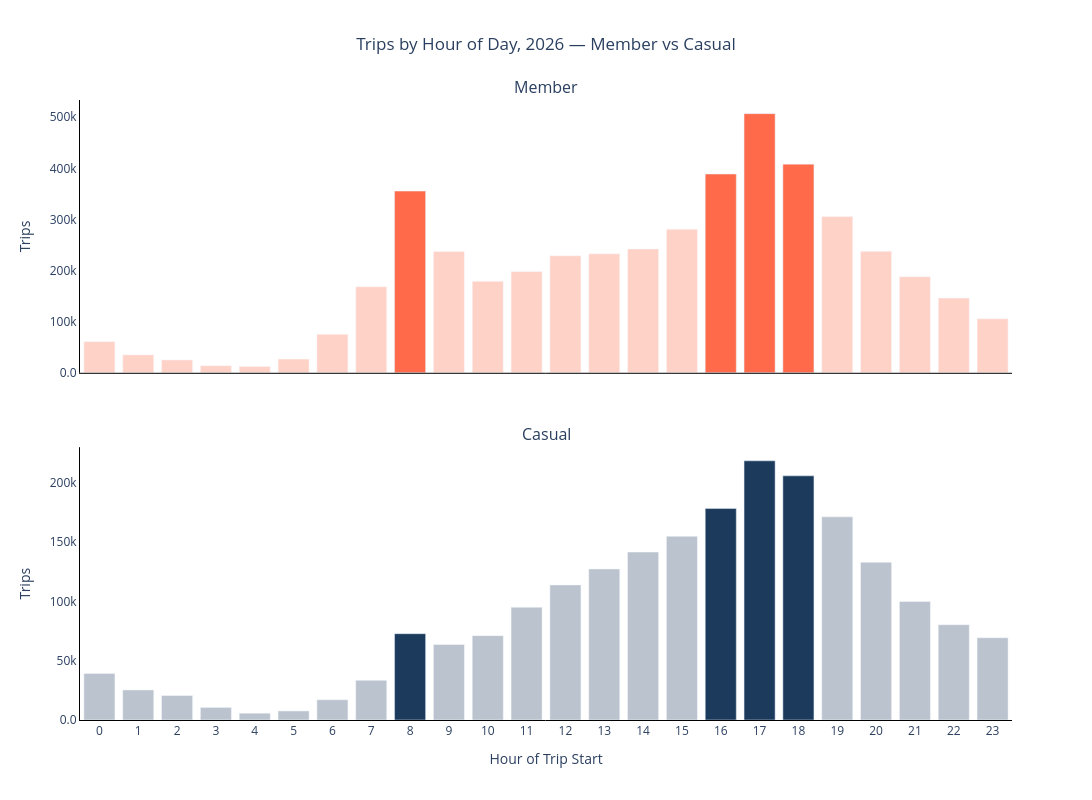

The notebook cell saved with this chart:
### Code cell
# rush hour = 8 AM and 4-6 PM; everything else fades to let them pop (same
# treatment as fig_hourly)
rush_hours = {8, 16, 17, 18}
bar_opacities = [1.0 if h in rush_hours else 0.3 for h in range(24)]

fig_hourly_by_type = make_subplots(
    rows=2, cols=1,
    shared_xaxes=True,
    vertical_spacing=0.12,
    subplot_titles=('Member', 'Casual'),
)

fig_hourly_by_type.add_trace(go.Bar(
    x=list(range(24)),
    y=member_hourly.values,
    marker=dict(color='#FF6B4A', opacity=bar_opacities),
    hovertemplate='<b>Hour:</b> %{x}:00<br><b>Trips:</b> %{y:,.0f}<extra></extra>',
), row=1, col=1)

fig_hourly_by_type.add_trace(go.Bar(
    x=list(range(24)),
    y=casual_hourly.values,
    marker=dict(color="#1B3A5C", opacity=bar_opacities), #FF6B4A
    hovertemplate='<b>Hour:</b> %{x}:00<br><b>Trips:</b> %{y:,.0f}<extra></extra>',
), row=2, col=1)

fig_hourly_by_type.update_layout(
    title=dict(text='Trips by Hour of Day, 2026 — Member vs Casual', x=0.5),
    showlegend=False,
    hoverlabel=dict(bgcolor='#FFF8E7', bordercolor='#D9A440', font=dict(color='#1a1a1a', size=13)),
    plot_bgcolor='white',
    paper_bgcolor='white',
    width=1100,
    height=800,
    margin=dict(t=100),
)

fig_hourly_by_type.update_xaxes(showgrid=False, showline=True, linecolor='black', dtick=1, row=1, col=1)
fig_hourly_by_type.update_xaxes(title='Hour of Trip Start', showgrid=False, showline=True, linecolor='black', dtick=1, row=2, col=1)
fig_hourly_by_type.update_yaxes(title='Trips', showgrid=False, tickformat='.2s', showline=True, linecolor='black', row=1, col=1)
fig_hourly_by_type.update_yaxes(title='Trips', showgrid=False, tickformat='.2s', showline=True, linecolor='black', row=2, col=1)

fig_hourly_by_type

### Figure 1 — Plotly figure (JSON) as saved in the notebook; plotly's stock layout.template omitted (floating-point values rounded to 4 significant figures)
{"data": [{"hovertemplate": "<b>Hour:</b> %{x}:00<br><b>Trips:</b> %{y:,.0f}<extra></extra>", "marker": {"color": "#FF6B4A", "opacity": [0.3, 0.3, 0.3, 0.3, 0.3, 0.3, 0.3, 0.3, 1, 0.3, 0.3, 0.3, 0.3, 0.3, 0.3, 0.3, 1, 1, 1, 0.3, 0.3, 0.3, 0.3, 0.3]}, "type": "bar", "x": [0, 1, 2, 3, 4, 5, 6, 7, 8, 9, 10, 11, 12, 13, 14, 15, 16, 17, 18, 19, 20, 21, 22, 23], "xaxis": "x", "y": [61026, 35172, 25215, 14040, 12424, 26903, 75452, 168430, 355528, 237527, 179125, 198188, 229052, 232791, 242470, 280957, 388857, 507080, 408251, 305832, 237585, 188162, 146380, 105762], "yaxis": "y"}, {"hovertemplate": "<b>Hour:</b> %{x}:00<br><b>Trips:</b> %{y:,.0f}<extra></extra>", "marker": {"color": "#1B3A5C", "opacity": [0.3, 0.3, 0.3, 0.3, 0.3, 0.3, 0.3, 0.3, 1, 0.3, 0.3, 0.3, 0.3, 0.3, 0.3, 0.3, 1, 1, 1, 0.3, 0.3, 0.3, 0.3, 0.3]}, "type": "bar", "x": [0, 1, 2, 3, 4, 5, 6, 7, 8, 9, 10, 11, 12, 13, 14, 15, 16, 17, 18, 19, 20, 21, 22, 23], "xaxis": "x2", "y": [39243, 25332, 20644, 10609, 5734, 7649, 17067, 33444, 72751, 63650, 71120, 95086, 113890, 127329, 141573, 154879, 178251, 218468, 205819, 171239, 132940, 99896, 80343, 69327], "yaxis": "y2"}], "layout": {"annotations": [{"font": {"size": 16}, "showarrow": false, "text": "Member", "x": 0.5, "xanchor": "center", "xref": "paper", "y": 1, "yanchor": "bottom", "yref": "paper"}, {"font": {"size": 16}, "showarrow": false, "text": "Casual", "x": 0.5, "xanchor": "center", "xref": "paper", "y": 0.44, "yanchor": "bottom", "yref": "paper"}], "height": 800, "hoverlabel": {"bgcolor": "#FFF8E7", "bordercolor": "#D9A440", "font": {"color": "#1a1a1a", "size": 13}}, "margin": {"t": 100}, "paper_bgcolor": "white", "plot_bgcolor": "white", "showlegend": false, "title": {"text": "Trips by Hour of Day, 2026 — Member vs Casual", "x": 0.5}, "width": 1100, "xaxis": {"anchor": "y", "domain": [0, 1], "dtick": 1, "linecolor": "black", "matches": "x2", "showgrid": false, "showline": true, "showticklabels": false}, "xaxis2": {"anchor": "y2", "domain": [0, 1], "dtick": 1, "linecolor": "black", "showgrid": false, "showline": true, "title": {"text": "Hour of Trip Start"}}, "yaxis": {"anchor": "x", "domain": [0.56, 1], "linecolor": "black", "showgrid": false, "showline": true, "tickformat": ".2s", "title": {"text": "Trips"}}, "yaxis2": {"anchor": "x2", "domain": [0, 0.44], "linecolor": "black", "showgrid": false, "showline": true, "tickformat": ".2s", "title": {"text": "Trips"}}}}
